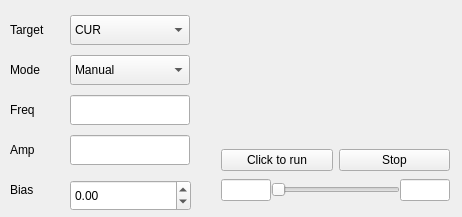
<?xml version="1.0" encoding="UTF-8"?>
<ui version="4.0">
 <class>Move</class>
 <widget class="QWidget" name="Move">
  <property name="geometry">
   <rect>
    <x>0</x>
    <y>0</y>
    <width>462</width>
    <height>217</height>
   </rect>
  </property>
  <property name="windowTitle">
   <string>Bottom</string>
  </property>
  <widget class="QComboBox" name="cmbWorkMode">
   <property name="geometry">
    <rect>
     <x>70</x>
     <y>15</y>
     <width>120</width>
     <height>30</height>
    </rect>
   </property>
   <property name="font">
    <font>
     <pointsize>9</pointsize>
    </font>
   </property>
   <property name="mouseTracking">
    <bool>true</bool>
   </property>
   <property name="toolTip">
    <string>&lt;html&gt;&lt;head/&gt;&lt;body&gt;&lt;p&gt;工作模式选择：OPEN-开环，CUR-电流模式，SPD-速度模式，POS-位置模式&lt;/p&gt;&lt;/body&gt;&lt;/html&gt;</string>
   </property>
   <item>
    <property name="text">
     <string>CUR</string>
    </property>
   </item>
   <item>
    <property name="text">
     <string>SPD</string>
    </property>
   </item>
   <item>
    <property name="text">
     <string>POS</string>
    </property>
   </item>
  </widget>
  <widget class="QLabel" name="FREQLabel">
   <property name="geometry">
    <rect>
     <x>10</x>
     <y>90</y>
     <width>60</width>
     <height>40</height>
    </rect>
   </property>
   <property name="font">
    <font>
     <pointsize>9</pointsize>
    </font>
   </property>
   <property name="mouseTracking">
    <bool>true</bool>
   </property>
   <property name="toolTip">
    <string>&lt;html&gt;&lt;head/&gt;&lt;body&gt;&lt;p&gt;自动控制的曲线频率&lt;/p&gt;&lt;/body&gt;&lt;/html&gt;</string>
   </property>
   <property name="text">
    <string>Freq</string>
   </property>
  </widget>
  <widget class="QLabel" name="AMPLabel">
   <property name="geometry">
    <rect>
     <x>10</x>
     <y>130</y>
     <width>60</width>
     <height>40</height>
    </rect>
   </property>
   <property name="font">
    <font>
     <pointsize>9</pointsize>
    </font>
   </property>
   <property name="mouseTracking">
    <bool>true</bool>
   </property>
   <property name="toolTip">
    <string>&lt;html&gt;&lt;head/&gt;&lt;body&gt;&lt;p&gt;自动控制的曲线振幅&lt;/p&gt;&lt;/body&gt;&lt;/html&gt;</string>
   </property>
   <property name="text">
    <string>Amp</string>
   </property>
  </widget>
  <widget class="QLabel" name="BIASLabel">
   <property name="geometry">
    <rect>
     <x>10</x>
     <y>170</y>
     <width>60</width>
     <height>40</height>
    </rect>
   </property>
   <property name="font">
    <font>
     <pointsize>9</pointsize>
    </font>
   </property>
   <property name="mouseTracking">
    <bool>true</bool>
   </property>
   <property name="toolTip">
    <string>&lt;html&gt;&lt;head/&gt;&lt;body&gt;&lt;p&gt;偏移量 / 手动控制中的目标值&lt;/p&gt;&lt;/body&gt;&lt;/html&gt;</string>
   </property>
   <property name="text">
    <string>Bias</string>
   </property>
  </widget>
  <widget class="QLineEdit" name="AmplitudeLineEdit">
   <property name="enabled">
    <bool>true</bool>
   </property>
   <property name="geometry">
    <rect>
     <x>70</x>
     <y>135</y>
     <width>120</width>
     <height>30</height>
    </rect>
   </property>
   <property name="font">
    <font>
     <pointsize>9</pointsize>
    </font>
   </property>
   <property name="toolTip">
    <string>&lt;html&gt;&lt;head/&gt;&lt;body&gt;&lt;p&gt;振幅（开环：%，电流：mA，速度：rpm，位置：°）&lt;/p&gt;&lt;/body&gt;&lt;/html&gt;</string>
   </property>
  </widget>
  <widget class="QLineEdit" name="frequencyLineEdit">
   <property name="enabled">
    <bool>true</bool>
   </property>
   <property name="geometry">
    <rect>
     <x>70</x>
     <y>95</y>
     <width>120</width>
     <height>30</height>
    </rect>
   </property>
   <property name="font">
    <font>
     <pointsize>9</pointsize>
    </font>
   </property>
   <property name="toolTip">
    <string>&lt;html&gt;&lt;head/&gt;&lt;body&gt;&lt;p&gt;频率（Hz）&lt;/p&gt;&lt;/body&gt;&lt;/html&gt;</string>
   </property>
  </widget>
  <widget class="QLabel" name="MODELabel">
   <property name="geometry">
    <rect>
     <x>10</x>
     <y>50</y>
     <width>60</width>
     <height>40</height>
    </rect>
   </property>
   <property name="font">
    <font>
     <pointsize>9</pointsize>
    </font>
   </property>
   <property name="mouseTracking">
    <bool>true</bool>
   </property>
   <property name="toolTip">
    <string>&lt;html&gt;&lt;head/&gt;&lt;body&gt;&lt;p&gt;模块控制方式&lt;/p&gt;&lt;/body&gt;&lt;/html&gt;</string>
   </property>
   <property name="text">
    <string>Mode</string>
   </property>
  </widget>
  <widget class="QComboBox" name="waveModeCombo">
   <property name="enabled">
    <bool>true</bool>
   </property>
   <property name="geometry">
    <rect>
     <x>70</x>
     <y>55</y>
     <width>120</width>
     <height>30</height>
    </rect>
   </property>
   <property name="font">
    <font>
     <pointsize>9</pointsize>
    </font>
   </property>
   <property name="mouseTracking">
    <bool>true</bool>
   </property>
   <property name="toolTip">
    <string>&lt;html&gt;&lt;head/&gt;&lt;body&gt;&lt;p&gt;控制方式选择：MANUAL-手动控制，Sine-正弦曲线自动控制，Square-方波曲线自动控制，Triangular-三角波曲线自动控制&lt;/p&gt;&lt;/body&gt;&lt;/html&gt;</string>
   </property>
   <item>
    <property name="text">
     <string>Manual</string>
    </property>
   </item>
   <item>
    <property name="text">
     <string>Sine</string>
    </property>
   </item>
   <item>
    <property name="text">
     <string>Square</string>
    </property>
   </item>
   <item>
    <property name="text">
     <string>Triangular</string>
    </property>
   </item>
  </widget>
  <widget class="QLabel" name="TARGETLabel">
   <property name="geometry">
    <rect>
     <x>10</x>
     <y>10</y>
     <width>60</width>
     <height>40</height>
    </rect>
   </property>
   <property name="font">
    <font>
     <pointsize>9</pointsize>
    </font>
   </property>
   <property name="mouseTracking">
    <bool>true</bool>
   </property>
   <property name="toolTip">
    <string>&lt;html&gt;&lt;head/&gt;&lt;body&gt;&lt;p&gt;模块工作模式&lt;/p&gt;&lt;/body&gt;&lt;/html&gt;</string>
   </property>
   <property name="text">
    <string>Target</string>
   </property>
  </widget>
  <widget class="QDoubleSpinBox" name="txtBias">
   <property name="geometry">
    <rect>
     <x>70</x>
     <y>180</y>
     <width>121</width>
     <height>31</height>
    </rect>
   </property>
   <property name="minimum">
    <double>-99999.000000000000000</double>
   </property>
   <property name="maximum">
    <double>99999.000000000000000</double>
   </property>
  </widget>
  <widget class="QWidget" name="layoutWidget">
   <property name="geometry">
    <rect>
     <x>210</x>
     <y>130</y>
     <width>251</width>
     <height>91</height>
    </rect>
   </property>
   <layout class="QVBoxLayout" name="verticalLayout">
    <property name="spacing">
     <number>0</number>
    </property>
    <item>
     <layout class="QHBoxLayout" name="horizontalLayout_2">
      <item>
       <widget class="QPushButton" name="confirmButton">
        <property name="font">
         <font>
          <pointsize>9</pointsize>
         </font>
        </property>
        <property name="mouseTracking">
         <bool>true</bool>
        </property>
        <property name="toolTip">
         <string>&lt;html&gt;&lt;head/&gt;&lt;body&gt;&lt;p&gt;控制运动允许&lt;/p&gt;&lt;/body&gt;&lt;/html&gt;</string>
        </property>
        <property name="text">
         <string>Click to run</string>
        </property>
       </widget>
      </item>
      <item>
       <widget class="QPushButton" name="stopButton">
        <property name="font">
         <font>
          <pointsize>9</pointsize>
         </font>
        </property>
        <property name="mouseTracking">
         <bool>true</bool>
        </property>
        <property name="toolTip">
         <string>&lt;html&gt;&lt;head/&gt;&lt;body&gt;&lt;p&gt;运动停止&lt;/p&gt;&lt;/body&gt;&lt;/html&gt;</string>
        </property>
        <property name="styleSheet">
         <string notr="true"/>
        </property>
        <property name="text">
         <string>Stop</string>
        </property>
       </widget>
      </item>
     </layout>
    </item>
    <item>
     <layout class="QHBoxLayout" name="horizontalLayout" stretch="1,5,1">
      <property name="spacing">
       <number>0</number>
      </property>
      <item>
       <widget class="QLineEdit" name="manualMin">
        <property name="sizePolicy">
         <sizepolicy hsizetype="Ignored" vsizetype="Fixed">
          <horstretch>1</horstretch>
          <verstretch>0</verstretch>
         </sizepolicy>
        </property>
        <property name="minimumSize">
         <size>
          <width>50</width>
          <height>0</height>
         </size>
        </property>
        <property name="font">
         <font>
          <pointsize>9</pointsize>
         </font>
        </property>
        <property name="toolTip">
         <string>&lt;html&gt;&lt;head/&gt;&lt;body&gt;&lt;p&gt;滑块控制范围下限&lt;/p&gt;&lt;/body&gt;&lt;/html&gt;</string>
        </property>
       </widget>
      </item>
      <item>
       <widget class="QSlider" name="manualSlider">
        <property name="sizePolicy">
         <sizepolicy hsizetype="Ignored" vsizetype="Fixed">
          <horstretch>8</horstretch>
          <verstretch>0</verstretch>
         </sizepolicy>
        </property>
        <property name="font">
         <font>
          <pointsize>9</pointsize>
         </font>
        </property>
        <property name="mouseTracking">
         <bool>true</bool>
        </property>
        <property name="toolTip">
         <string>&lt;html&gt;&lt;head/&gt;&lt;body&gt;&lt;p&gt;BIAS滑块&lt;/p&gt;&lt;/body&gt;&lt;/html&gt;</string>
        </property>
        <property name="maximum">
         <number>100</number>
        </property>
        <property name="orientation">
         <enum>Qt::Horizontal</enum>
        </property>
       </widget>
      </item>
      <item>
       <widget class="QLineEdit" name="manualMax">
        <property name="sizePolicy">
         <sizepolicy hsizetype="Ignored" vsizetype="Fixed">
          <horstretch>1</horstretch>
          <verstretch>0</verstretch>
         </sizepolicy>
        </property>
        <property name="minimumSize">
         <size>
          <width>50</width>
          <height>0</height>
         </size>
        </property>
        <property name="font">
         <font>
          <pointsize>9</pointsize>
         </font>
        </property>
        <property name="toolTip">
         <string>&lt;html&gt;&lt;head/&gt;&lt;body&gt;&lt;p&gt;滑块控制范围上限&lt;/p&gt;&lt;/body&gt;&lt;/html&gt;</string>
        </property>
       </widget>
      </item>
     </layout>
    </item>
   </layout>
  </widget>
 </widget>
 <layoutdefault spacing="6" margin="11"/>
 <resources/>
 <connections/>
</ui>
